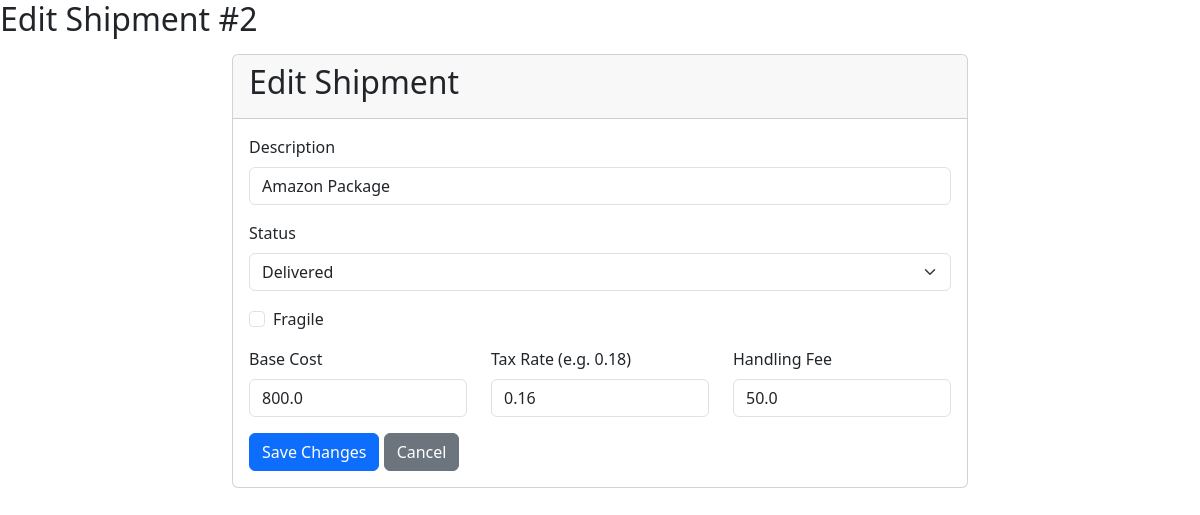
Before: /shipments/2/edit (signed in) with the older database file.
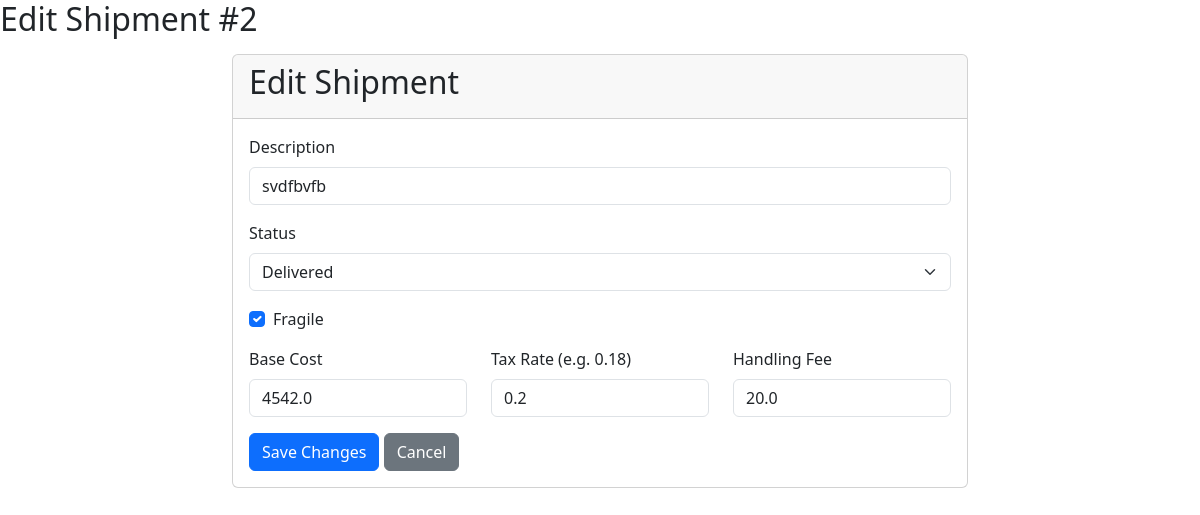
After: the same page with the newer database file.
### app.py (models this page shows, shortened)
class Shipment(db.Model):
    __tablename__ = "shipments"
    id = db.Column(db.Integer, primary_key=True)
    description = db.Column(db.Text, nullable=False)
    status = db.Column(SAEnum(ShipmentStatus), nullable=False, default=ShipmentStatus.pending)
    is_fragile = db.Column(db.Boolean, nullable=False, default=False)
    base_cost = db.Column(db.Float, nullable=False, default=0.0)
    tax_rate = db.Column(db.Float, nullable=False, default=0.0)
    handling_fee = db.Column(db.Float, nullable=False, default=0.0)
    created_at = db.Column(db.DateTime, default=datetime.utcnow)
    updated_at = db.Column(db.DateTime, default=datetime.utcnow, onupdate=datetime.utcnow)

### app.py (the view, shortened to what this page needs)
@app.route('/shipments/<int:shipment_id>/edit', methods=['GET', 'POST'])
@login_required
def edit_shipment(shipment_id):
    s = Shipment.query.get_or_404(shipment_id)
    return render_template('shipments/edit.html', shipment=s, statuses=[st.value for st in ShipmentStatus])

### app.py (called while the page is built)
@login_manager.user_loader
def load_user(user_id):
    return User.query.get(int(user_id))

### templates/shipments/edit.html (shortened to what this page needs)
<!doctype html>
<html>
<head>
</head>
<body>
  <h2>Edit Shipment #{{ shipment.id }}</h2>
{% extends "base.html" %}
{% block content %}
<div class="row justify-content-center">
    <div class="col-md-8">
        <div class="card">
            <div class="card-header">
                <h2 class="card-title">Edit Shipment</h2>
            </div>
            <div class="card-body">
               <form id="editShipmentForm" method="POST" action="{{ url_for('edit_shipment', shipment_id=shipment.id) }}">
                    <div class="mb-3">
                        <label for="description" class="form-label">Description</label>
                        <input id="description" name="description" class="form-control" required value="{{ shipment.description }}">
                    </div>
                    <div class="mb-3">
                        <label for="status" class="form-label">Status</label>
                        <select id="status" name="status" class="form-select">
                        {% for st in statuses %}
                            <option value="{{ st }}" {% if shipment.status and shipment.status.value==st %}selected{% endif %}>{{ st }}</option>
                        {% endfor %}
                        </select>
                    </div>
                    <div class="form-check mb-3">
                        <input class="form-check-input" type="checkbox" id="is_fragile" name="is_fragile" {% if shipment.is_fragile %}checked{% endif %}>
                        <label class="form-check-label" for="is_fragile">Fragile</label>
                    </div>
                    <div class="row">
                        <div class="col-md-4 mb-3">
                        <label for="base_cost" class="form-label">Base Cost</label>
                        <input id="base_cost" name="base_cost" type="number" step="0.01" class="form-control" value="{{ shipment.base_cost }}">
                        </div>
                        <div class="col-md-4 mb-3">
                        <label for="tax_rate" class="form-label">Tax Rate (e.g. 0.18)</label>
                        <input id="tax_rate" name="tax_rate" type="number" step="0.01" class="form-control" value="{{ shipment.tax_rate }}">
                        </div>
                        <div class="col-md-4 mb-3">
                        <label for="handling_fee" class="form-label">Handling Fee</label>
                        <input id="handling_fee" name="handling_fee" type="number" step="0.01" class="form-control" value="{{ shipment.handling_fee }}">
                        </div>
                    </div>
                    <button type="submit" class="btn btn-primary">Save Changes</button>
                    <a class="btn btn-secondary" href="{{ url_for('view_shipment', shipment_id=shipment.id) }}">Cancel</a>
                    </form>
            </div>
        </div>
    </div>
</div>
{% endblock %}

Changed rows visible on the page:
changed Shipment "Delivered": description "Amazon Package" → "svdfbvfb"; is_fragile "☐" → "☑"; base_cost "800.0" → "4542.0"; tax_rate "0.16" → "0.2"; handling_fee "50.0" → "20.0"
